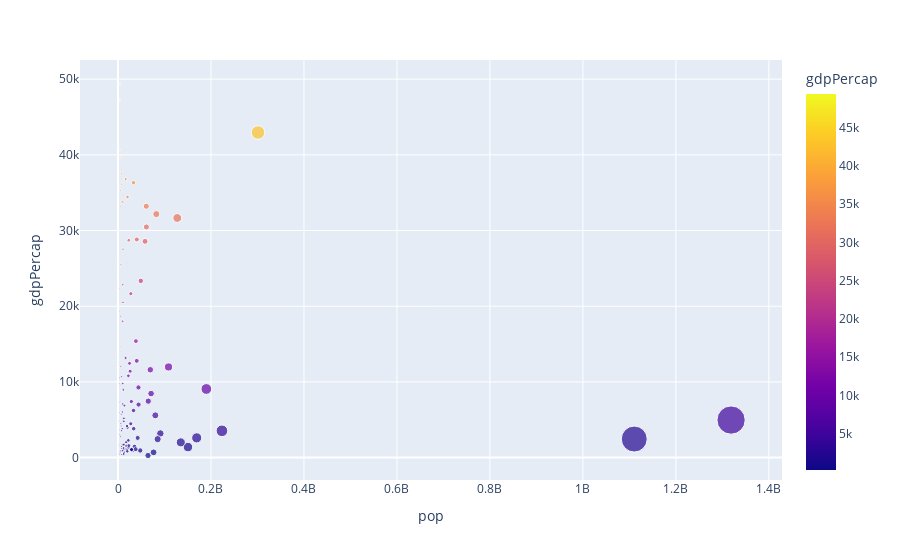

Notebook code cell kept with this figure:
### Code cell
import pandas as pd

df.info()
df = px.data.gapminder()

df = df[df['year']==2007]

fig = px.scatter(df, x = 'pop',y = 'gdpPercap', color = 'gdpPercap', size = 'pop', hover_name = 'country', hover_data = ['continent'])
fig.show()

### Figure 1 — Plotly figure (JSON) as saved in the notebook; plotly's stock layout.template omitted (floating-point values rounded to 4 significant figures; data arrays with more than 128 entries replaced by an {"elided": "..."} marker saying what was removed)
{"data": [{"customdata": {"elided": "142x1 str values"}, "hovertemplate": "<b>%{hovertext}</b><br><br>pop=%{marker.size}<br>gdpPercap=%{marker.color}<br>continent=%{customdata[0]}<extra></extra>", "hovertext": {"elided": "142 str values"}, "legendgroup": "", "marker": {"color": {"elided": "142 float values"}, "coloraxis": "coloraxis", "size": {"elided": "142 int values"}, "sizemode": "area", "sizeref": 3297000.0, "symbol": "circle"}, "mode": "markers", "name": "", "orientation": "v", "showlegend": false, "type": "scatter", "x": {"elided": "142 int values"}, "xaxis": "x", "y": {"elided": "142 float values"}, "yaxis": "y"}], "layout": {"autosize": true, "coloraxis": {"colorbar": {"title": {"text": "gdpPercap"}}, "colorscale": [[0, "#0d0887"], [0.1111, "#46039f"], [0.2222, "#7201a8"], [0.3333, "#9c179e"], [0.4444, "#bd3786"], [0.5556, "#d8576b"], [0.6667, "#ed7953"], [0.7778, "#fb9f3a"], [0.8889, "#fdca26"], [1, "#f0f921"]]}, "legend": {"itemsizing": "constant", "tracegroupgap": 0}, "margin": {"t": 60}, "xaxis": {"anchor": "y", "autorange": true, "domain": [0, 1], "range": [-79810000.0, 1420000000.0], "title": {"text": "pop"}, "type": "linear"}, "yaxis": {"anchor": "x", "autorange": true, "domain": [0, 1], "range": [-4177.0, 53000.0], "title": {"text": "gdpPercap"}, "type": "linear"}}}
